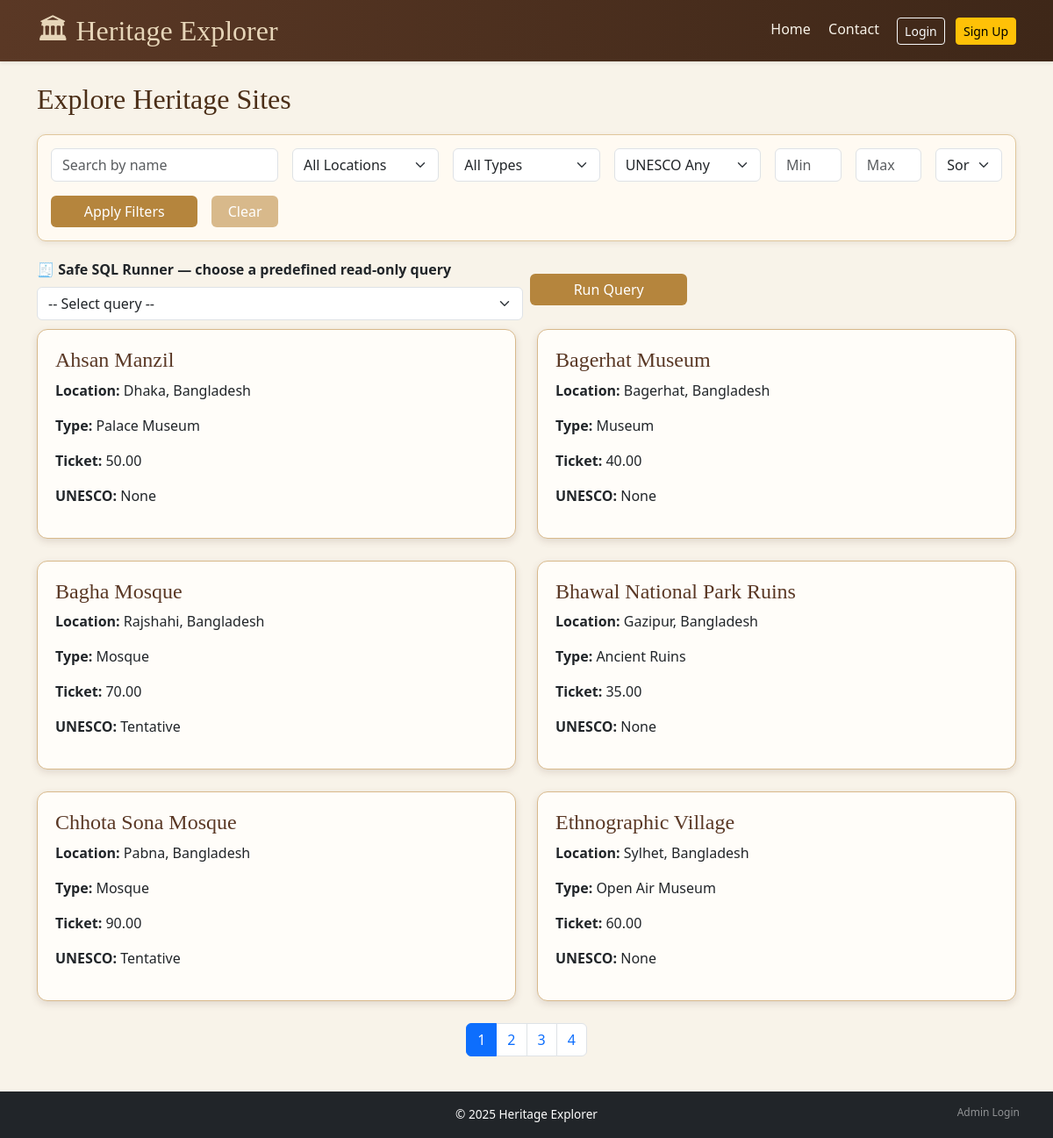
The page / on the database its author committed.
### tables this page shows
CREATE TABLE IF NOT EXISTS HeritageSites (
  site_id INT AUTO_INCREMENT PRIMARY KEY,
  name VARCHAR(150) NOT NULL,
  location VARCHAR(200),
  type VARCHAR(100),
  opening_hours VARCHAR(100),
  ticket_price DECIMAL(10,2) DEFAULT 0,
  unesco_status ENUM('None','Tentative','World Heritage') DEFAULT 'None',
  description TEXT,
  created_at TIMESTAMP DEFAULT CURRENT_TIMESTAMP
);

### index.php (the view, shortened to what this page needs)
<?php
include __DIR__ . '/includes/headerFooter.php';
require_once __DIR__ . '/includes/db_connect.php';
$filter_name = trim($_GET['filter_name'] ?? '');
$filter_price_min = (isset($_GET['filter_price_min']) && $_GET['filter_price_min'] !== '') ? (float)$_GET['filter_price_min'] : null;
$filter_price_max = (isset($_GET['filter_price_max']) && $_GET['filter_price_max'] !== '') ? (float)$_GET['filter_price_max'] : null;
$where = ' WHERE 1=1';
$order_by = 'name ASC';
$per_page = 6;
$page = max(1, (int)($_GET['page'] ?? 1));
$offset = ($page - 1) * $per_page;
$countStmt = $pdo->prepare("SELECT COUNT(*) FROM HeritageSites $where");
$countStmt->execute();
$total_sites = (int)$countStmt->fetchColumn();
$total_pages = max(1, (int)ceil($total_sites / $per_page));
$stmt = $pdo->prepare("
    SELECT site_id, name, location, type, ticket_price, unesco_status
    FROM HeritageSites
    $where
    ORDER BY $order_by
    LIMIT :limit OFFSET :offset
");
$stmt->bindValue(':limit', $per_page, PDO::PARAM_INT);
$stmt->bindValue(':offset', $offset, PDO::PARAM_INT);
$stmt->execute();
$sites = $stmt->fetchAll(PDO::FETCH_ASSOC);
function h($s){ return htmlspecialchars((string)$s, ENT_QUOTES | ENT_HTML5); }
?>
<!doctype html>
<html lang="en">
<head>
  <link href="https://cdn.jsdelivr.net/npm/bootstrap@5.3.0/dist/css/bootstrap.min.css" rel="stylesheet">
</head>
<body>
<div class="container my-4">
  <h2>Explore Heritage Sites</h2>
  <div class="filter-card">
    <form method="get" class="row g-3">
      <div class="col-md-3">
        <input type="text" name="filter_name" class="form-control" placeholder="Search by name" value="<?= h($filter_name) ?>">
      </div>
      <div class="col-md-2">
        <select name="filter_location" class="form-select">
          <option value="">All Locations</option>
        </select>
      </div>
      <div class="col-md-2">
        <select name="filter_type" class="form-select">
          <option value="">All Types</option>
        </select>
      </div>
      <div class="col-md-2">
        <select name="filter_unesco" class="form-select">
          <option value="">UNESCO Any</option>
        </select>
      </div>
      <div class="col-md-1">
        <input type="number" name="filter_price_min" class="form-control" placeholder="Min" value="<?= h($filter_price_min ?? '') ?>">
      </div>
      <div class="col-md-1">
        <input type="number" name="filter_price_max" class="form-control" placeholder="Max" value="<?= h($filter_price_max ?? '') ?>">
      </div>
      <div class="col-md-1">
        <select name="sort_price" class="form-select">
          <option value="">Sort Price</option>
        </select>
      </div>
      <div class="col-md-2 d-grid">
        <button type="submit" class="btn btn-primary">Apply Filters</button>
      </div>
      <div class="col-md-1 d-grid">
        <a href="index.php" class="btn btn-secondary">Clear</a>
      </div>
    </form>
  </div>
  <div class="sql-runner">
    <form method="post" class="row g-2 align-items-center">
      <div class="col-md-6">
        <label class="form-label fw-bold">🧾 Safe SQL Runner — choose a predefined read-only query</label>
        <select name="query_key" class="form-select">
          <option value="">-- Select query --</option>
        </select>
      </div>
      <div class="col-md-2 d-grid">
        <button class="btn btn-primary">Run Query</button>
      </div>
    </form>
  </div>
  <?php if (empty($sites)): ?>
    <div class="alert alert-info">No sites match your filters.</div>
  <?php else: ?>
    <div class="row">
      <?php foreach ($sites as $s): ?>
        <div class="col-md-6">
          <div class="site-card">
            <h4><a href="site_view.php?id=<?= (int)$s['site_id'] ?>"><?= h($s['name']) ?></a></h4>
            <p><strong>Location:</strong> <?= h($s['location']) ?></p>
            <p><strong>Type:</strong> <?= h($s['type']) ?></p>
            <p><strong>Ticket:</strong> <?= number_format((float)($s['ticket_price'] ?? 0), 2) ?></p>
            <p><strong>UNESCO:</strong> <?= h($s['unesco_status']) ?></p>
          </div>
        </div>
      <?php endforeach; ?>
    </div>
  <?php endif; ?>
  <nav>
    <ul class="pagination justify-content-center">
      <?php
      $baseParams = $_GET;
      for ($i=1; $i <= $total_pages; $i++):
        $baseParams['page'] = $i;
      ?>
        <li class="page-item <?= $i === $page ? 'active' : '' ?>">
          <a class="page-link" href="?<?= h(http_build_query($baseParams)) ?>"><?= $i ?></a>
        </li>
      <?php endfor; ?>
    </ul>
  </nav>
</div>
<footer class="bg-dark text-white text-center py-3 w-100" style="margin-top: 40px;">
  <div class="container position-relative">
    <p class="mb-0">&copy; <?= date('Y') ?> Heritage Explorer</p>
    <a href="/Heritage-Database-Project/admin/login.php"
       class="text-white-50 small position-absolute bottom-0 end-0 me-2 mb-1"
       style="font-size: 0.75rem; text-decoration: none;">
       Admin Login
    </a>
  </div>
</footer>
</body>
</html>

### includes/headerFooter.php (shortened to what this page needs)
<?php
$visitor_logged_in = isset($_SESSION['visitor_id']);
?>
<!DOCTYPE html>
<html lang="en">
<head>
  <link href="https://cdn.jsdelivr.net/npm/bootstrap@5.3.3/dist/css/bootstrap.min.css" rel="stylesheet">
</head>
<body>
<header class="py-3 shadow-sm">
  <div class="container d-flex justify-content-between align-items-center">
    <h2 class="m-0" style="color: var(--sand)">🏛 Heritage Explorer</h2>
    <nav>
      <a href="/Heritage-Database-Project/index.php" class="me-3">Home</a>
      <a href="/Heritage-Database-Project/contact.php" class="me-3">Contact</a>
      <?php if ($visitor_logged_in): ?>
        <a href="/Heritage-Database-Project/visitor/profile.php" class="me-3">Profile</a>
        <a href="/Heritage-Database-Project/visitor/logout.php" class="btn btn-sm btn-outline-light">Logout</a>
      <?php else: ?>
        <a href="/Heritage-Database-Project/visitor/login.php" class="btn btn-sm btn-outline-light me-2">Login</a>
        <a href="/Heritage-Database-Project/visitor/signup.php" class="btn btn-sm btn-warning">Sign Up</a>
      <?php endif; ?>
    </nav>
  </div>
</header>

### includes/headerFooter.php (style rules this page uses)
:root { --sand: #e6d5b8; --brown: #5a3825; --dark-brown: #3e2718; --cream: #f8f3e9; --accent: #c49b63; }
body { background-color: var(--cream); font-family: 'Poppins', sans-serif; color: var(--dark-brown); }
header { background: linear-gradient(90deg, var(--brown), var(--dark-brown)); color: var(--cream); box-shadow: 0 2px 6px rgba(0,0,0,.3); }
header a { color: var(--cream); text-decoration: none; font-weight: 500; transition: color 0.2s ease; }
h2, h3, h4, h5 { font-family: 'Merriweather', serif; color: var(--brown); }
.btn-outline-light { border-color: var(--cream); color: var(--cream); }
.btn-warning { background-color: var(--accent); border: none; color: var(--dark-brown); }
footer { background: var(--dark-brown); color: var(--cream); font-size: 0.85rem; padding: 20px 0; margin-top: 60px; }
footer a { color: #d4b48c; text-decoration: none; }

### index.php (style rules this page uses)
body { background-color: #f8f3e9; }
.filter-card { background-color: #fffaf2; border: 1px solid #e0c79b; padding: 15px; border-radius: 10px; margin-bottom: 20px; box-shadow: 0 2px 6px rgba(90, 56, 37, 0.1); }
.site-card { background: #fffdf9; border: 1px solid #d8b98b; padding: 20px; border-radius: 12px; margin-bottom: 25px; box-shadow: 0 3px 8px rgba(90, 56, 37, 0.15); transition: transform 0.2s ease, box-shadow 0.2s ease; }
.site-card h4 a { color: #5a3825; text-decoration: none; }
h2 { font-family: 'Merriweather', serif; color: #4b2e17; margin-bottom: 20px; }
.btn-primary { background-color: #b5853d; border: none; }
.btn-secondary { background-color: #d8b98b; border: none; }
.sql-runner { margin-bottom: 10px; }
footer { background-color: #3e2718 !important; }

### rows shown on the page
heritagesites: name "Ahsan Manzil", location "Dhaka, Bangladesh", type "Palace Museum", ticket_price "50.00", unesco_status "None"
heritagesites: name "Bagerhat Museum", location "Bagerhat, Bangladesh", type "Museum", ticket_price "40.00", unesco_status "None"
heritagesites: name "Bagha Mosque", location "Rajshahi, Bangladesh", type "Mosque", ticket_price "70.00", unesco_status "Tentative"
heritagesites: name "Bhawal National Park Ruins", location "Gazipur, Bangladesh", type "Ancient Ruins", ticket_price "35.00", unesco_status "None"
heritagesites: name "Chhota Sona Mosque", location "Pabna, Bangladesh", type "Mosque", ticket_price "90.00", unesco_status "Tentative"
heritagesites: name "Ethnographic Village", location "Sylhet, Bangladesh", type "Open Air Museum", ticket_price "60.00", unesco_status "None"
